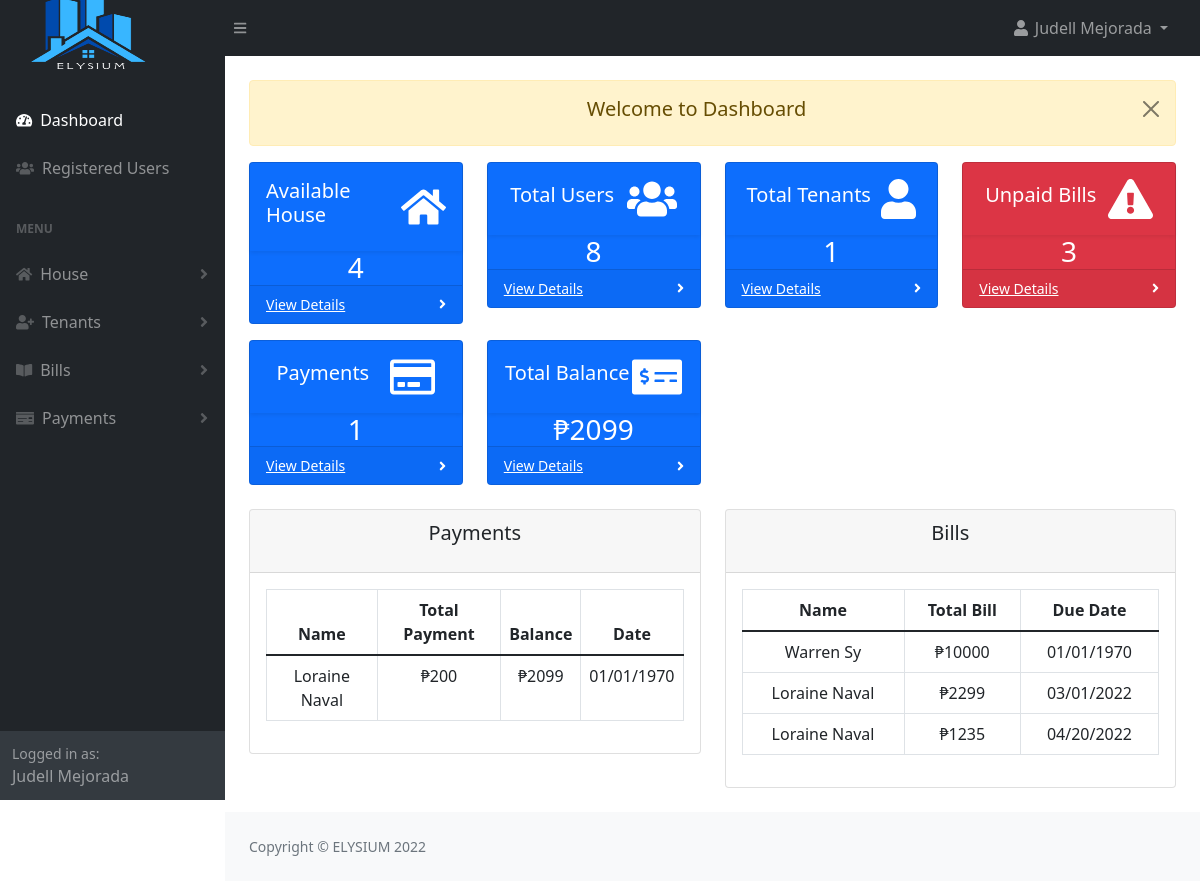
/admin/index.php (signed in), run on the app's committed database.
### tables this page shows
CREATE TABLE `payments` (
  `payment_id` int(11) NOT NULL,
  `bill_id` int(20) NOT NULL,
  `payment_total` int(200) NOT NULL,
  `payment_desc` text NOT NULL,
  `payment_date` date NOT NULL,
  `payment_status` tinyint(1) NOT NULL,
  `created_at` timestamp NOT NULL DEFAULT current_timestamp()
);

CREATE TABLE `bills` (
  `bill_id` int(20) NOT NULL,
  `tenant_id` int(20) NOT NULL,
  `house_rent_pay` int(200) NOT NULL,
  `electric_bill` int(200) NOT NULL,
  `water_bill` int(200) NOT NULL,
  `other_bill` int(200) NOT NULL,
  `bill_desc` text DEFAULT NULL,
  `bill_status` tinyint(1) NOT NULL DEFAULT 0,
  `due_date` date NOT NULL,
  `bill_total` int(200) NOT NULL,
  `created_at` timestamp NOT NULL DEFAULT current_timestamp()
);

### admin/index.php (the view, shortened to what this page needs)
<?php
include("authentication.php");
include("includes/header.php");
?>
<div class="container-fluid px-4">
    <?php include("message.php"); ?>
    <div class="row">
        <div class="col-xl-3 col-md-6">
            <div class="card bg-primary text-white mb-3">
                <div class="card-body shadow-sm d-flex justify-content-around align-items-center">
                    <div>
                        <h3 class="fs-5">Available House</h3>
                    </div>
                    <i class="fa fa-home" style="font-size:40px;color:white"></i>
                </div>
                    <?php
                        $dash_house_query = "SELECT * FROM house WHERE house_status = '1' ";
                        $dash_house_query_run = mysqli_query($con, $dash_house_query);
                        if($house_total = mysqli_num_rows($dash_house_query_run))
                        {
                            echo '<h3 class="mb-0 text-center">'.$house_total.'</h3>';
                        }
                        else
                        {
                            echo '<h3 class="mb-0 text-center" >No data</h3>';
                        }
                    ?>
                <div class="card-footer d-flex align-items-center justify-content-between">
                    <a class="small text-white stretched-link" href="house_view.php">View Details</a>
                    <div class="small text-white"><i class="fas fa-angle-right"></i></div>
                </div>
            </div>
        </div>
        <div class="col-xl-3 col-md-6">
            <div class="card bg-primary text-white mb-4">
                <div class="card-body shadow-sm d-flex justify-content-around align-items-center">
                    <div>
                        <h3 class="fs-5">Total Users</h3>
                    </div>
                    <i class="fa fa-users" style="font-size:40px;color:white"></i>
                </div>
                    <?php
                        $dash_users_query = "SELECT * FROM users";
                        $dash_users_query_run = mysqli_query($con, $dash_users_query);
                        if($users_total = mysqli_num_rows($dash_users_query_run))
                        {
                            echo '<h3 class="mb-0 text-center">'.$users_total.'</h3>';
                        }
                        else
                        {
                            echo '<h3 class="mb-0 text-center ">No data</h3>';
                        }
                    ?>
                <div class="card-footer d-flex align-items-center justify-content-between">
                    <a class="small text-white stretched-link" href="view-register.php">View Details</a>
                    <div class="small text-white"><i class="fas fa-angle-right"></i></div>
                </div>
            </div>
        </div>
        <div class="col-xl-3 col-md-6">
            <div class="card bg-primary text-white mb-4">
                <div class="card-body shadow-sm d-flex justify-content-around align-items-center">
                    <div>
                        <h3 class="fs-5">Total Tenants</h3>
                    </div>
                    <i class="fa fa-user" style="font-size:40px;color:white"></i>
                </div>
                    <?php
                        $dash_users_query = "SELECT * FROM tenant WHERE tenant_status = 1";
                        $dash_users_query_run = mysqli_query($con, $dash_users_query);
                        if($tenant_total = mysqli_num_rows($dash_users_query_run))
                        {
                            echo '<h3 class="mb-0 text-center">'.$tenant_total.'</h3>';
                        }
                        else
                        {
                            echo '<h3 class="mb-0 text-center ">No data</h3>';
                        }
                    ?>
                <div class="card-footer d-flex align-items-center justify-content-between">
                    <a class="small text-white stretched-link" href="view-register.php">View Details</a>
                    <div class="small text-white"><i class="fas fa-angle-right"></i></div>
                </div>
            </div>
        </div>
        <div class="col-xl-3 col-md-6">
            <div class="card bg-danger text-white mb-4">
                <div class="card-body shadow-sm d-flex justify-content-around align-items-center">
                    <div>
                        <h3 class="fs-5">Unpaid Bills</h3>
                    </div>
                    <i class="fas fa-exclamation-triangle" style="font-size:40px;color:white"></i>
                </div>
                    <?php
                        $dash_users_query = "SELECT * FROM bills WHERE bill_status = 0";
                        $dash_users_query_run = mysqli_query($con, $dash_users_query);
                        if($bill_total = mysqli_num_rows($dash_users_query_run))
                        {
                            echo '<h3 class="mb-0 text-center">'.$bill_total.'</h3>';
                        }
                        else
                        {
                            echo '<h3 class="mb-0 text-center ">No data</h3>';
                        }
                    ?>
                <div class="card-footer d-flex align-items-center justify-content-between">
                    <a class="small text-white stretched-link" href="bill_view.php">View Details</a>
                    <div class="small text-white"><i class="fas fa-angle-right"></i></div>
                </div>
            </div>
        </div>
        <div class="col-xl-3 col-md-6">
            <div class="card bg-primary text-white mb-4">
                <div class="card-body shadow-sm d-flex justify-content-around align-items-center">
                    <div>
                        <h3 class="fs-5">Payments</h3>
                    </div>
                    <i class="far fa-credit-card" style="font-size:40px;color:white"></i>
                </div>
                    <?php
                        $dash_users_query = "SELECT * FROM payments WHERE payment_status != 2";
                        $dash_users_query_run = mysqli_query($con, $dash_users_query);
                        if($payment_total = mysqli_num_rows($dash_users_query_run))
                        {
                            echo '<h3 class="mb-0 text-center">'.$payment_total.'</h3>';
                        }
                        else
                        {
                            echo '<h3 class="mb-0 text-center ">No data</h3>';
                        }
                    ?>
                <div class="card-footer d-flex align-items-center justify-content-between">
                    <a class="small text-white stretched-link" href="payment_view.php">View Details</a>
                    <div class="small text-white"><i class="fas fa-angle-right"></i></div>
                </div>
            </div>
        </div>
        <div class="col-xl-3 col-md-6">
            <div class="card bg-primary text-white mb-4">
                <div class="card-body shadow-sm d-flex justify-content-around align-items-center">
                    <div>
                        <h3 class="fs-5">Total Balance</h3>
                    </div>
                    <i class="fas fa-money-check-alt" style="font-size:40px;color:white"></i>
                </div>
                    <?php
                        $total = "SELECT SUM(payments.payment_total) AS paid, SUM(bills.bill_total) AS t_bill
                                    FROM payments
                                    JOIN bills
                                    ON bills.bill_id=payments.bill_id
                                    WHERE payment_status !=2";
                        $total_run = mysqli_query($con, $total);
                        $row = mysqli_fetch_array($total_run);
                        $balance = $row['t_bill'] - $row['paid'];
                        echo '<h3 class="mb-0 text-center">'.'₱'.$balance.'</h3>';
                    ?>
                <div class="card-footer d-flex align-items-center justify-content-between">
                    <a class="small text-white stretched-link" href="tenant_view.php">View Details</a>
                    <div class="small text-white"><i class="fas fa-angle-right"></i></div>
                </div>
            </div>
        </div>
    </div>
    <div class="row">
        <div class="col-md-6">
            <div class="card">
                <div class="card-header">
                    <p class="fs-5 text-center">Payments</p>
                </div>
                    <div class="card-body">
                    <div class="table-responsive">
                        <table id="" class="table table-bordered table-stripe">
                            <thead>
                                <tr>
                                    <th class="text-center">Name</th>
                                    <th class="text-center">Total Payment</th>
                                    <th class="text-center">Balance</th>
                                    <th class="text-center">Date</th>
                            </thead>
                            <tbody>
                            <?php
                                $payment = "SELECT p.*, concat(u.fname,' ',u.lname) AS name, b.bill_total,
                                            DATE_FORMAT(p.payment_date, '%m/%d/%Y') AS pay
                                            FROM payments p
                                            INNER JOIN bills b
                                            INNER JOIN tenant t
                                            INNER JOIN users u
                                            ON p.bill_id = b.bill_id AND b.tenant_id = t.tenant_id AND t.users_id = u.id
                                            WHERE payment_status != '2'
                                            ORDER BY pay ASC LIMIT 5";
                                $payment_run = mysqli_query($con,$payment);
                                $row = mysqli_fetch_array($payment_run);
                                if(mysqli_num_rows($payment_run) > 0 )
                                {
                                    foreach($payment_run as $pay)
                                    {
                                        $balance = $row['bill_total'] - $row['payment_total'];
                                        ?>
                                        <tr>
                                            <td class="text-center"><?= $pay['name'] ?></td>
                                            <td class="text-center"><?= '₱'.$pay['payment_total'] ?></td>
                                            <td class="text-center"><?php echo '₱'.$balance ?></td>
                                            <td class="text-center"><?= $pay['pay'] ?></td>
                                        </tr>
                                        <?php
                                    }
                                }
                                else
                                {
                                    ?>
                                    <tr>
                                        <td colspan="6"> No Record Found</td>
                                    </tr>
                                    <?php
                                }
                            ?>
                            </tbody>
                        </table>
                </div>
                </div>
            </div>
        </div>
        <div class="col-md-6">
            <div class="card mb-4">
                <div class="card-header">
                    <p class="fs-5 text-center">Bills</p>
                </div>
                    <div class="card-body">
                    <div class="table-responsive">
                        <table id="" class="table table-bordered table-stripe">
                            <thead>
                                <tr>
                                    <th class="text-center">Name</th>
                                    <th class="text-center">Total Bill</th>
                                    <th class="text-center">Due Date</th>
                            </thead>
                            <tbody>
                            <?php
                                $bill = "SELECT concat(users.fname,' ',users.lname) AS name,  DATE_FORMAT(bills.due_date, '%m/%d/%Y') AS due,
                                            bills.bill_total
                                            FROM bills
                                            INNER JOIN tenant
                                            INNER JOIN users
                                            ON bills.tenant_id = tenant.tenant_id AND tenant.users_id = users.id
                                            WHERE bill_status = 0
                                            ORDER BY due ASC LIMIT 5";
                                $bill_run = mysqli_query($con,$bill);
                                if(mysqli_num_rows($bill_run) > 0 )
                                {
                                    foreach($bill_run as $bill)
                                    {
                                        ?>
                                        <tr>
                                            <td class="text-center"><?= $bill['name']?></td>
                                            <td class="text-center">₱<?= $bill['bill_total'] ?></td>
                                            <td class="text-center"><?= $bill['due']?></td>
                                        </tr>
                                        <?php
                                    }
                                }
                                else
                                {
                                    ?>
                                    <tr>
                                        <td colspan="6"> No Record Found</td>
                                    </tr>
                                    <?php
                                }
                            ?>
                            </tbody>
                        </table>
                </div>
                </div>
            </div>
        </div>
    </div>
<?php
include("includes/footer.php");
include("includes/scripts.php");
?>

### data on the page
payments: name "Loraine Naval", payment_total "200", balance "2099", pay "01/01/1970"
bills: name "Warren Sy", bill_total "10000", due "01/01/1970"
bills: name "Loraine Naval", bill_total "2299", due "03/01/2022"
bills: name "Loraine Naval", bill_total "1235", due "04/20/2022"

### other printed values
$_SESSION['auth_user']['user_name'] "Judell Mejorada"
$_SESSION['message'] "Welcome to Dashboard"
$house_total "4"
$users_total "8"
$tenant_total "1"
$bill_total "3"
$payment_total "1"
$balance "2099"
